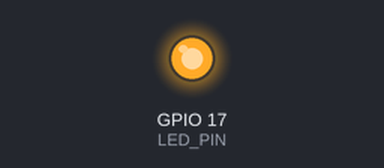
The program below on a simulated Raspberry Pi (BCM pin numbers). Parts: output pins drawn as LEDs (lit = HIGH). What the program prints to the terminal is not drawn.

Above: at 5.0 s.
At 10.5 s:
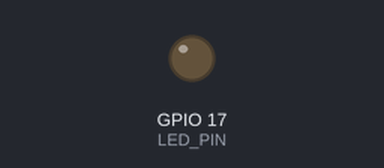
Timing chart, 0 to 14.3 s (numbered marks = the images above):
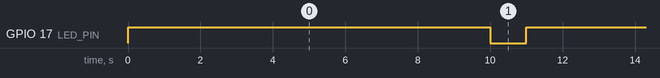

The program:

blink.py
```python
import RPi.GPIO as GPIO
import time

#Use BCM pin numbering
LED_PIN = 17
GPIO.setmode(GPIO.BCM)
GPIO.setup(LED_PIN, GPIO.OUT)

print("Blinking LED on GPIO 17. Press Ctrl + C t0 stop.")

try:
	while True:
		GPIO.output(LED_PIN, GPIO.HIGH) #LED on
		time.sleep(10)
		GPIO.output(LED_PIN, GPIO.LOW) #LED off
		time.sleep(1)
except KeyboardInterrupt:
	print("\nExiting...")
finally:
	GPIO.cleanup()
```

Measured:
- by itself, GPIO 17 (LED_PIN): alternates HIGH for 10.0 s and LOW for 1.0 s
